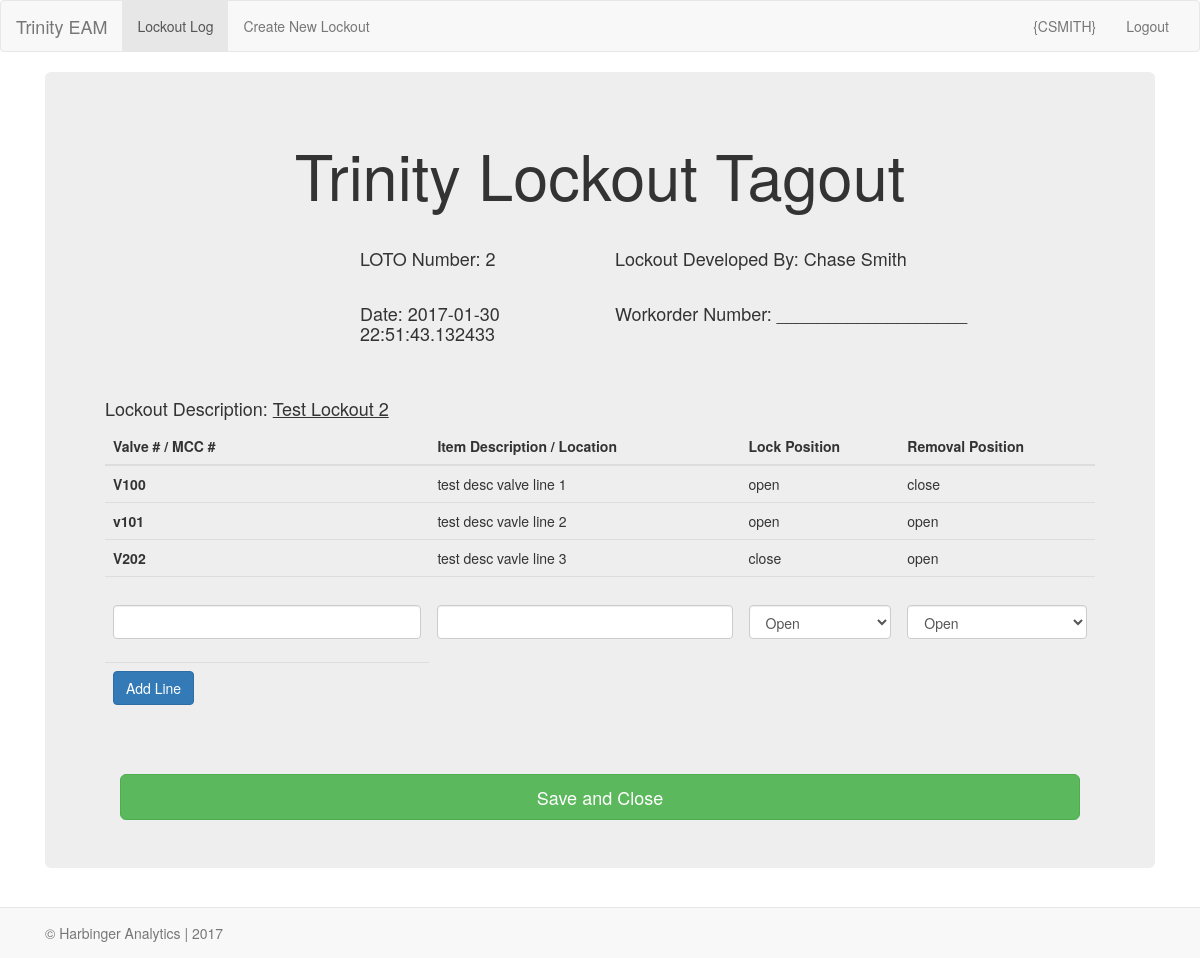
Page /save_lockout on the earlier database version.
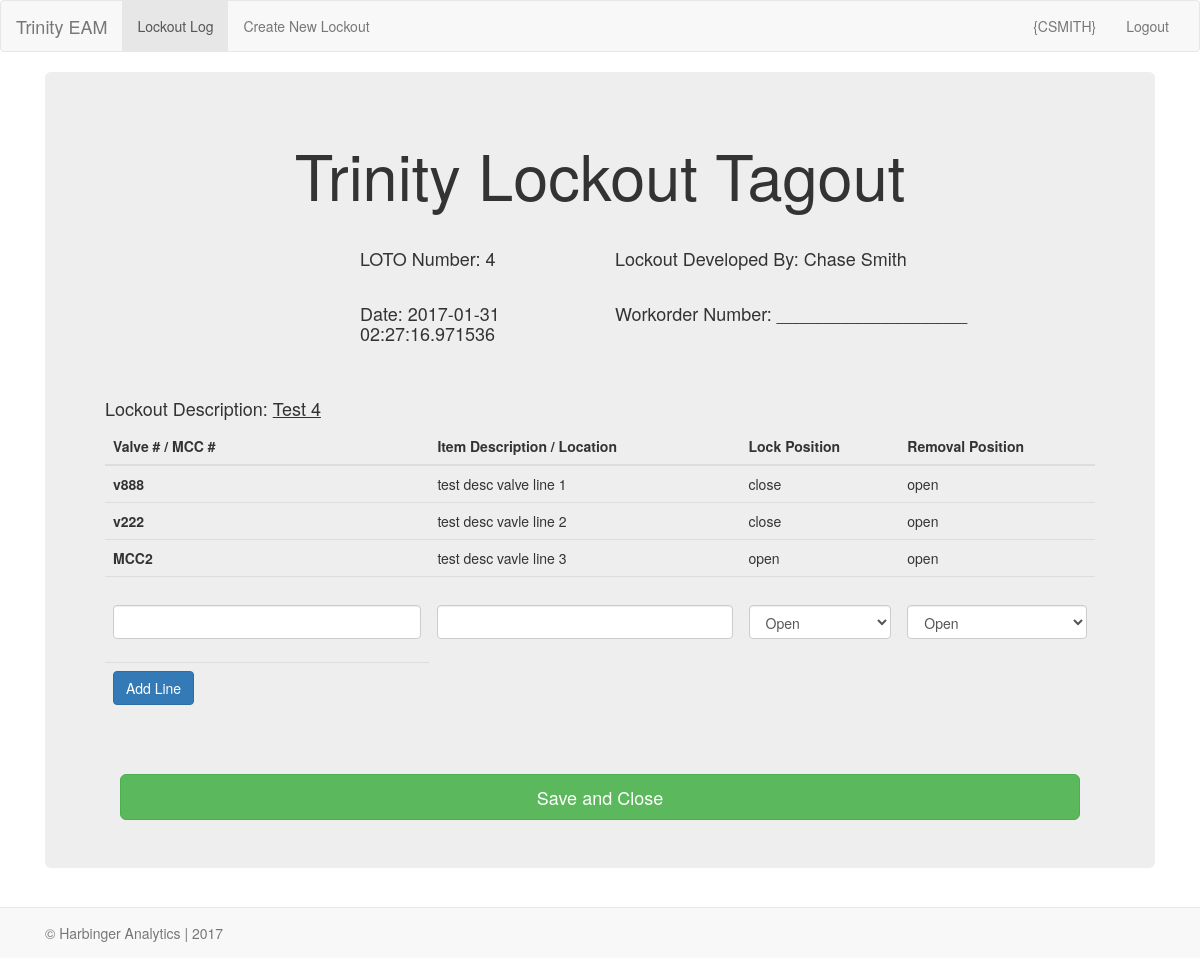
Same page on the later database version.
### models.py (models this page shows, shortened)
class Lockout(db.Model):
    __tablename__="lockout"
    id=db.Column(db.Integer, primary_key=True)
    lockout_description=db.Column(db.String(200), nullable=False)
    lockout_author = db.relationship('User', backref=db.backref('lockout_author', lazy='dynamic'))
    user_id=db.Column('user_id', db.Integer, db.ForeignKey('user.id'))
    filename=db.Column(db.String(300), nullable=True)
    status=db.Column(db.Boolean(), default=True)
    goggles=db.Column(db.Boolean(), default=False)
    faceshield=db.Column(db.Boolean(),default=False)
    fullface=db.Column(db.Boolean(), default=False)
    dustmask=db.Column(db.Boolean(), default=False)
    leathergloves=db.Column(db.Boolean(), default=False)
    saranax=db.Column(db.Boolean(), default=False)
    nitrilegloves=db.Column(db.Boolean(), default=False)
    chemicalgloves=db.Column(db.Boolean(), default=False)
    chemicalsuit=db.Column(db.Boolean(),default=False)
    tyrex=db.Column(db.Boolean(),default=False)
    rubberboots=db.Column(db.Boolean(),default=False)
    sar=db.Column(db.Boolean(),default=False)
    data=db.Column(db.LargeBinary(),nullable=True)
    date=db.Column(db.DateTime)
    ppe=db.Column(db.String(50), nullable=True)

class Lockout_Line(db.Model):
    __tablename__="lockout_line"
    id=db.Column(db.Integer, primary_key=True)
    valve_number=db.Column(db.String(10), nullable=False)
    line_description=db.Column(db.String(50), nullable=True)
    lock_position=db.Column(db.String(10), nullable=False)
    removal_position=db.Column(db.String(10), nullable=False)
    lockout=db.relationship('Lockout', backref=db.backref('lockout', lazy='dynamic'))
    lockout_id=db.Column('lockout_id', db.Integer, db.ForeignKey('lockout.id'))

### app.py (the view)
@app.route('/save_lockout', methods=['POST', 'GET'])
def save_lockout():
    all_lockout=db.session.query(Lockout).all()
    this_lockout=all_lockout[-1]
    lockout_line_form=LockoutLineForm(request.form)
    lockout_lines=this_lockout.lockout
    if request.method == 'POST':
        new_lockout_line=Lockout_Line(valve_number=lockout_line_form.valve_number.data,
                        line_description=lockout_line_form.line_description.data,
                        lock_position=lockout_line_form.lock_position.data,
                        removal_position=lockout_line_form.removal_position.data,
                        lockout=this_lockout)
        db.session.add(new_lockout_line)
        db.session.commit()
        return redirect(url_for('save_lockout'))
    else:
        return render_template('save_lockout.html', this_lockout=this_lockout, lockout_line_form=lockout_line_form, lockout_lines=lockout_lines)

### forms.py
class LockoutLineForm(Form):
    valve_number=StringField(u'',validators=[InputRequired(), Length(max=10)])
    line_description=StringField(u'',validators=[Length(max=50)])
    lock_position=SelectField(u'', choices=[('open','Open'),('close','Close')])
    removal_position=SelectField(u'', choices=[('open','Open'),('close','Close')])

### templates/save_lockout.html (shortened to what this page needs)
{% extends "base.html" %}
{% import "bootstrap/wtf.html" as wtf %}
{% block content %}
<div class="container-fluid">
  <div class="jumbotron">
    <div class="text-center">
      <h1> Trinity Lockout Tagout </h1>
    </div>
      <br>
      <div class="row">
        <div class="col-xs-3 col-xs-offset-3 form-group">
          <h4> LOTO Number: {{ this_lockout.id }} </h4>
        </div>
        <div class="col-xs-6 form-group">
          <h4>Lockout Developed By: {{ this_lockout.lockout_author.first_name }} {{ this_lockout.lockout_author.last_name }}</h4>
        </div>
        <div class="col-xs-3 col-xs-offset-3 form-group">
          <h4>Date: {{ this_lockout.date }}</h4>
        </div>
        <div class="col-xs-6 form-group">
          <h4>Workorder Number: ___________________</h4>
        </div>
      </div>
    <br>
    <div class="row">
      <div class="col-xs-12">
        <h4>Lockout Description: <u>{{ this_lockout.lockout_description }}</u></h4>
      </div>
    </div>
      <table class="table" id="lines_table">
        <thead>
          <tr>
            <th>Valve # / MCC #</th>
            <th>Item Description / Location</th>
            <th>Lock Position</th>
            <th>Removal Position</th>
          </tr>
        </thead>
        <tbody>
          {% for each in lockout_lines %}
              <tr>
                <th scope="row">{{ each.valve_number}}</th>
                  <td>{{ each.line_description }}</td>
                  <td>{{ each.lock_position }}</td>
                  <td>{{ each.removal_position }}</td>
              </tr>
          {% endfor %}
        <form  method="POST" action="/save_lockout">
          <tr>
            <th scope="row">{{ wtf.form_field(lockout_line_form.valve_number) }}</th>
              <td>{{ wtf.form_field(lockout_line_form.line_description) }}</td>
              <td>{{ wtf.form_field(lockout_line_form.lock_position) }}</td>
              <td>{{ wtf.form_field(lockout_line_form.removal_position) }}</td>
          </tr>
          <tr>
            <th><button class="btn btn-primary" type="submit">Add Line</button></th>
          </tr>
        </tbody>
      </table>
    <div class="container">
      <hr>
      <a class="btn btn-success btn-lg btn-block" href="/" role="button">Save and Close</a>
    </diV>
  </div>
</div>
{% endblock %}

Differences in the rows shown:
no longer on this page (row edited): Lockout: id "2", date "2017-01-30 22:51:43.132433", lockout_description "Test Lockout 2"
no longer on this page (row unchanged): Lockout_Line: valve_number "V100", line_description "test desc valve line 1", lock_position "open", removal_position "close"
no longer on this page (row unchanged): Lockout_Line: valve_number "v101", line_description "test desc vavle line 2", lock_position "open", removal_position "open"
no longer on this page (row unchanged): Lockout_Line: valve_number "V202", line_description "test desc vavle line 3", lock_position "close", removal_position "open"
added Lockout: id "4", date "2017-01-31 02:27:16.971536", lockout_description "Test 4"
added Lockout_Line: valve_number "v888", line_description "test desc valve line 1", lock_position "close", removal_position "open"
added Lockout_Line: valve_number "v222", line_description "test desc vavle line 2", lock_position "close", removal_position "open"
added Lockout_Line: valve_number "MCC2", line_description "test desc vavle line 3", lock_position "open", removal_position "open"
